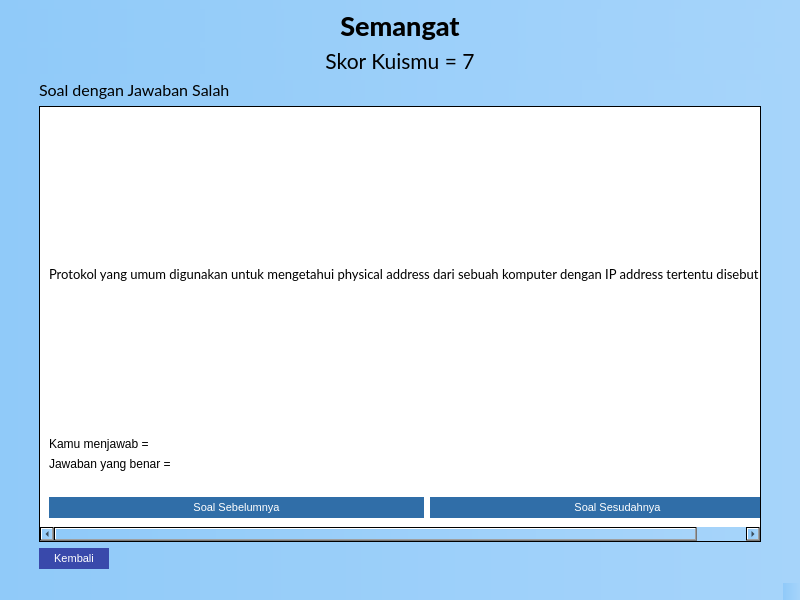
<?xml version="1.0" encoding="UTF-8"?>
<ui version="4.0">
 <class>UI_hasil_kuis</class>
 <widget class="QMainWindow" name="UI_hasil_kuis">
  <property name="geometry">
   <rect>
    <x>0</x>
    <y>0</y>
    <width>800</width>
    <height>600</height>
   </rect>
  </property>
  <property name="windowTitle">
   <string>MainWindow</string>
  </property>
  <property name="styleSheet">
   <string notr="true">background-color: qlineargradient(spread:pad, x1:0, y1:0, x2:1, y2:0, stop:0 #90caf9, stop:1 #a6d4fa);</string>
  </property>
  <widget class="QWidget" name="centralwidget">
   <layout class="QVBoxLayout" name="verticalLayout">
    <item>
     <layout class="QVBoxLayout" name="verticalLayout_2">
      <item>
       <widget class="QLabel" name="kalimat_penyemangat">
        <property name="enabled">
         <bool>true</bool>
        </property>
        <property name="sizePolicy">
         <sizepolicy hsizetype="Preferred" vsizetype="Fixed">
          <horstretch>0</horstretch>
          <verstretch>0</verstretch>
         </sizepolicy>
        </property>
        <property name="font">
         <font>
          <family>Lato Heavy</family>
          <pointsize>20</pointsize>
         </font>
        </property>
        <property name="text">
         <string>Semangat</string>
        </property>
        <property name="alignment">
         <set>Qt::AlignCenter</set>
        </property>
       </widget>
      </item>
      <item>
       <widget class="QLabel" name="kalimat_skor">
        <property name="sizePolicy">
         <sizepolicy hsizetype="Preferred" vsizetype="Fixed">
          <horstretch>0</horstretch>
          <verstretch>0</verstretch>
         </sizepolicy>
        </property>
        <property name="font">
         <font>
          <family>Lato</family>
          <pointsize>16</pointsize>
         </font>
        </property>
        <property name="text">
         <string>Skor Kuismu = 7</string>
        </property>
        <property name="alignment">
         <set>Qt::AlignCenter</set>
        </property>
       </widget>
      </item>
      <item>
       <layout class="QVBoxLayout" name="verticalLayout_4">
        <property name="leftMargin">
         <number>30</number>
        </property>
        <property name="rightMargin">
         <number>30</number>
        </property>
        <item>
         <widget class="QLabel" name="label_3">
          <property name="font">
           <font>
            <family>Lato</family>
            <pointsize>12</pointsize>
           </font>
          </property>
          <property name="text">
           <string>Soal dengan Jawaban Salah</string>
          </property>
         </widget>
        </item>
        <item>
         <widget class="QScrollArea" name="scrollArea">
          <property name="widgetResizable">
           <bool>true</bool>
          </property>
          <widget class="QWidget" name="scrollAreaWidgetContents_2">
           <property name="geometry">
            <rect>
             <x>0</x>
             <y>0</y>
             <width>770</width>
             <height>391</height>
            </rect>
           </property>
           <property name="styleSheet">
            <string notr="true">background-color: rgb(255, 255, 255);</string>
           </property>
           <layout class="QVBoxLayout" name="verticalLayout_5">
            <item>
             <widget class="QLabel" name="soal_kuis">
              <property name="font">
               <font>
                <family>Lato</family>
                <pointsize>10</pointsize>
               </font>
              </property>
              <property name="text">
               <string>Protokol yang umum digunakan untuk mengetahui physical address dari sebuah komputer dengan IP address tertentu disebut sebagai</string>
              </property>
             </widget>
            </item>
            <item>
             <widget class="QLabel" name="jawaban_pengguna">
              <property name="sizePolicy">
               <sizepolicy hsizetype="Preferred" vsizetype="Fixed">
                <horstretch>0</horstretch>
                <verstretch>0</verstretch>
               </sizepolicy>
              </property>
              <property name="text">
               <string>Kamu menjawab = </string>
              </property>
             </widget>
            </item>
            <item>
             <widget class="QLabel" name="jawaban_benar">
              <property name="sizePolicy">
               <sizepolicy hsizetype="Preferred" vsizetype="Fixed">
                <horstretch>0</horstretch>
                <verstretch>0</verstretch>
               </sizepolicy>
              </property>
              <property name="text">
               <string>Jawaban yang benar = </string>
              </property>
             </widget>
            </item>
            <item>
             <layout class="QGridLayout" name="gridLayout_3">
              <property name="topMargin">
               <number>20</number>
              </property>
              <item row="0" column="0">
               <widget class="QPushButton" name="sebelumBtn">
                <property name="styleSheet">
                 <string notr="true">padding: 4px 15px;
color: rgb(37, 179, 255);
font-size: 11px;
text-align: center;
cursor: pointer;
outline: none;
color: #fff;
background-color: #306ea8;
border: none;
border-radius: 15px;
box-shadow: 0 9px #999;</string>
                </property>
                <property name="text">
                 <string>Soal Sebelumnya</string>
                </property>
               </widget>
              </item>
              <item row="0" column="1">
               <widget class="QPushButton" name="sesudahBtn">
                <property name="styleSheet">
                 <string notr="true">padding: 4px 15px;
color: rgb(37, 179, 255);
font-size: 11px;
text-align: center;
cursor: pointer;
outline: none;
color: #fff;
background-color: #306ea8;
border: none;
border-radius: 15px;
box-shadow: 0 9px #999;</string>
                </property>
                <property name="text">
                 <string>Soal Sesudahnya</string>
                </property>
               </widget>
              </item>
             </layout>
            </item>
           </layout>
          </widget>
         </widget>
        </item>
       </layout>
      </item>
      <item>
       <layout class="QGridLayout" name="gridLayout">
        <property name="leftMargin">
         <number>30</number>
        </property>
        <property name="rightMargin">
         <number>30</number>
        </property>
        <item row="0" column="0">
         <widget class="QPushButton" name="kembali_hasilKuisBtn">
          <property name="styleSheet">
           <string notr="true">padding: 4px 15px;
font-size: 11px;
text-align: center;
cursor: pointer;
outline: none;
color: #fff;
background-color: #3949AB;
border: none;
border-radius: 15px;
box-shadow: 0 9px #999;</string>
          </property>
          <property name="text">
           <string>Kembali</string>
          </property>
          <property name="icon">
           <iconset>
            <normaloff>resource/1x/Asset 2.png</normaloff>resource/1x/Asset 2.png</iconset>
          </property>
         </widget>
        </item>
        <item row="0" column="1">
         <spacer name="horizontalSpacer">
          <property name="orientation">
           <enum>Qt::Horizontal</enum>
          </property>
          <property name="sizeHint" stdset="0">
           <size>
            <width>40</width>
            <height>20</height>
           </size>
          </property>
         </spacer>
        </item>
       </layout>
      </item>
     </layout>
    </item>
   </layout>
  </widget>
  <widget class="QMenuBar" name="menubar">
   <property name="geometry">
    <rect>
     <x>0</x>
     <y>0</y>
     <width>800</width>
     <height>21</height>
    </rect>
   </property>
  </widget>
  <widget class="QStatusBar" name="statusbar"/>
 </widget>
 <resources/>
 <connections/>
</ui>
